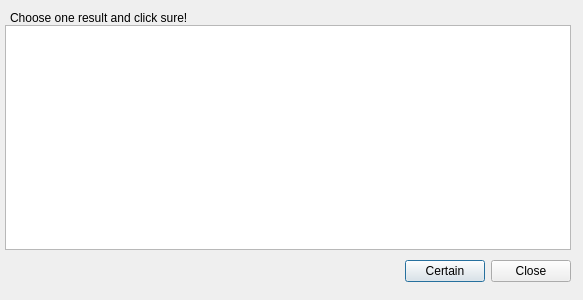
<?xml version="1.0" encoding="UTF-8"?>
<ui version="4.0">
 <class>DlgSeQClass</class>
 <widget class="QDialog" name="DlgSeQClass">
  <property name="geometry">
   <rect>
    <x>0</x>
    <y>0</y>
    <width>583</width>
    <height>300</height>
   </rect>
  </property>
  <property name="windowTitle">
   <string>Dialog</string>
  </property>
  <widget class="QLabel" name="label">
   <property name="geometry">
    <rect>
     <x>10</x>
     <y>10</y>
     <width>206</width>
     <height>16</height>
    </rect>
   </property>
   <property name="text">
    <string>Choose one result and click sure!</string>
   </property>
  </widget>
  <widget class="QListWidget" name="listWidget">
   <property name="geometry">
    <rect>
     <x>5</x>
     <y>25</y>
     <width>566</width>
     <height>225</height>
    </rect>
   </property>
  </widget>
  <widget class="QWidget" name="layoutWidget">
   <property name="geometry">
    <rect>
     <x>5</x>
     <y>255</y>
     <width>566</width>
     <height>33</height>
    </rect>
   </property>
   <layout class="QHBoxLayout">
    <property name="spacing">
     <number>6</number>
    </property>
    <property name="leftMargin">
     <number>0</number>
    </property>
    <property name="topMargin">
     <number>0</number>
    </property>
    <property name="rightMargin">
     <number>0</number>
    </property>
    <property name="bottomMargin">
     <number>0</number>
    </property>
    <item>
     <spacer>
      <property name="orientation">
       <enum>Qt::Horizontal</enum>
      </property>
      <property name="sizeHint" stdset="0">
       <size>
        <width>131</width>
        <height>31</height>
       </size>
      </property>
     </spacer>
    </item>
    <item>
     <widget class="QPushButton" name="okButton">
      <property name="text">
       <string>Certain</string>
      </property>
     </widget>
    </item>
    <item>
     <widget class="QPushButton" name="cancelButton">
      <property name="text">
       <string>Close</string>
      </property>
     </widget>
    </item>
   </layout>
  </widget>
 </widget>
 <resources/>
 <connections>
  <connection>
   <sender>okButton</sender>
   <signal>clicked()</signal>
   <receiver>DlgSeQClass</receiver>
   <slot>accept()</slot>
   <hints>
    <hint type="sourcelabel">
     <x>266</x>
     <y>271</y>
    </hint>
    <hint type="destinationlabel">
     <x>199</x>
     <y>149</y>
    </hint>
   </hints>
  </connection>
  <connection>
   <sender>cancelButton</sender>
   <signal>clicked()</signal>
   <receiver>DlgSeQClass</receiver>
   <slot>reject()</slot>
   <hints>
    <hint type="sourcelabel">
     <x>347</x>
     <y>271</y>
    </hint>
    <hint type="destinationlabel">
     <x>199</x>
     <y>149</y>
    </hint>
   </hints>
  </connection>
  <connection>
   <sender>listWidget</sender>
   <signal>itemClicked(QListWidgetItem*)</signal>
   <receiver>DlgSeQClass</receiver>
   <slot>whoIsSelect()</slot>
   <hints>
    <hint type="sourcelabel">
     <x>195</x>
     <y>137</y>
    </hint>
    <hint type="destinationlabel">
     <x>199</x>
     <y>149</y>
    </hint>
   </hints>
  </connection>
 </connections>
 <slots>
  <slot>whoIsSelect()</slot>
 </slots>
</ui>
